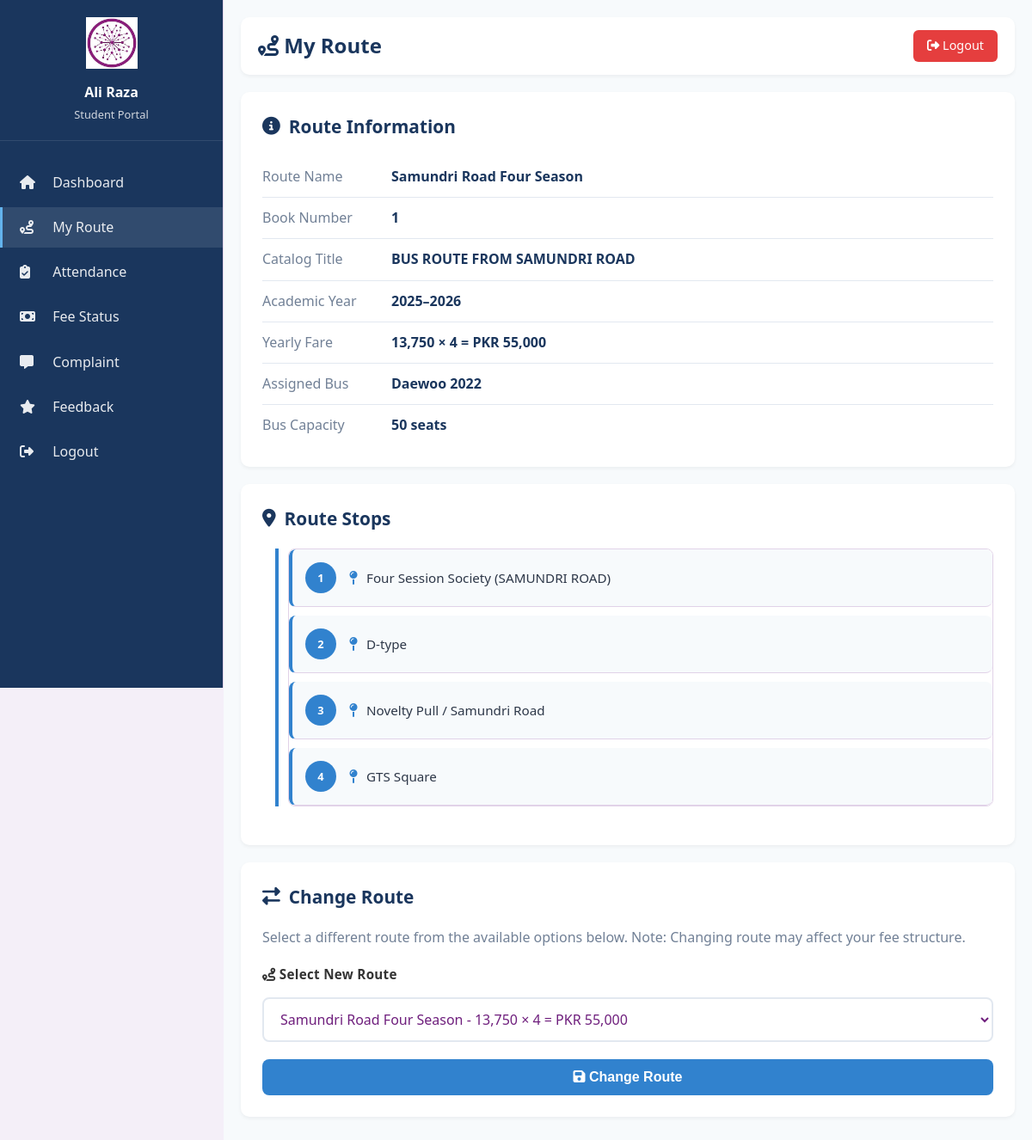
The page /backend/student/route.php (signed in) on the database its author committed.
### tables this page shows
CREATE TABLE students (
    student_id INT AUTO_INCREMENT PRIMARY KEY,
    name VARCHAR(100) NOT NULL,
    student_reg_no VARCHAR(50) UNIQUE,
    route_id INT,
    user_id INT UNIQUE,
    fee_status ENUM('Paid', 'Unpaid', 'Pending') DEFAULT 'Unpaid',
    fee_amount DECIMAL(10, 2) DEFAULT 0,
    last_payment_date DATE,
    created_at TIMESTAMP DEFAULT CURRENT_TIMESTAMP,
    updated_at TIMESTAMP DEFAULT CURRENT_TIMESTAMP ON UPDATE CURRENT_TIMESTAMP,
    FOREIGN KEY (route_id) REFERENCES routes(route_id) ON DELETE SET NULL,
    FOREIGN KEY (user_id) REFERENCES users(id) ON DELETE CASCADE
);

CREATE TABLE routes (
    route_id INT AUTO_INCREMENT PRIMARY KEY,
    route_name VARCHAR(100) NOT NULL,
    book_no INT,
    catalog_title VARCHAR(200),
    yearly_fare VARCHAR(50),
    academic_year VARCHAR(20),
    created_at TIMESTAMP DEFAULT CURRENT_TIMESTAMP
);

CREATE TABLE buses (
    bus_id INT AUTO_INCREMENT PRIMARY KEY,
    model VARCHAR(100) NOT NULL,
    capacity INT NOT NULL,
    route_id INT,
    created_at TIMESTAMP DEFAULT CURRENT_TIMESTAMP,
    FOREIGN KEY (route_id) REFERENCES routes(route_id) ON DELETE SET NULL
);

CREATE TABLE route_stops (
    stop_id INT AUTO_INCREMENT PRIMARY KEY,
    route_id INT NOT NULL,
    stop_name VARCHAR(200) NOT NULL,
    stop_order INT,
    FOREIGN KEY (route_id) REFERENCES routes(route_id) ON DELETE CASCADE
);

### backend/student/route.php (the view, shortened to what this page needs)
<?php
require_once '../connection.php';
$student_id = $_SESSION['student_id'];
$sql = "SELECT s.*, r.route_name, r.book_no, r.catalog_title, r.yearly_fare, r.academic_year,
        b.bus_id, b.model as bus_model, b.capacity as bus_capacity
        FROM students s
        LEFT JOIN routes r ON s.route_id = r.route_id
        LEFT JOIN buses b ON r.route_id = b.route_id
        WHERE s.student_id = ?";
$stmt = $conn->prepare($sql);
$stmt->bind_param("i", $student_id);
$stmt->execute();
$route_info = $stmt->get_result()->fetch_assoc();
$stops = [];
if ($route_info && $route_info['route_id']) {
    $stops_sql = "SELECT * FROM route_stops WHERE route_id = ? ORDER BY stop_order";
    $stops_stmt = $conn->prepare($stops_sql);
    $stops_stmt->bind_param("i", $route_info['route_id']);
    $stops_stmt->execute();
    $stops = $stops_stmt->get_result();
}
$all_routes_sql = "SELECT route_id, route_name, yearly_fare FROM routes ORDER BY route_id";
$all_routes = $conn->query($all_routes_sql);
?>
<!DOCTYPE html>
<html lang="en">
<head>
    <link rel="stylesheet" href="../../style.css">
    <link rel="stylesheet" href="https://cdnjs.cloudflare.com/ajax/libs/font-awesome/6.4.0/css/all.min.css">
</head>
<body>
    <div class="dashboard-container">
        <aside class="sidebar">
            <div class="sidebar-header">
                <img src="../../download.jfif" alt="Logo">
                <h3><?php echo htmlspecialchars($_SESSION['student_name']); ?></h3>
                <p>Student Portal</p>
            </div>
            <ul class="nav-menu">
                <li><a href="dashboard.php"><i class="fas fa-home"></i> Dashboard</a></li>
                <li><a href="route.php" class="active"><i class="fas fa-route"></i> My Route</a></li>
                <li><a href="attendance.php"><i class="fas fa-clipboard-check"></i> Attendance</a></li>
                <li><a href="fees.php"><i class="fas fa-money-bill"></i> Fee Status</a></li>
                <li><a href="complaint.php"><i class="fas fa-comment-alt"></i> Complaint</a></li>
                <li><a href="feedback.php"><i class="fas fa-star"></i> Feedback</a></li>
                <li><a href="../logout.php"><i class="fas fa-sign-out-alt"></i> Logout</a></li>
            </ul>
        </aside>
        <main class="main-content">
            <div class="top-bar">
                <h1><i class="fas fa-route"></i> My Route</h1>
                <a href="../logout.php" class="btn-logout"><i class="fas fa-sign-out-alt"></i> Logout</a>
            </div>
            <?php if ($route_info && $route_info['route_id']): ?>
                <div class="content-card">
                    <h2><i class="fas fa-info-circle"></i> Route Information</h2>
                    <div class="info-row">
                        <div class="info-label">Route Name</div>
                        <div class="info-value"><?php echo htmlspecialchars($route_info['route_name']); ?></div>
                    </div>
                    <div class="info-row">
                        <div class="info-label">Book Number</div>
                        <div class="info-value"><?php echo htmlspecialchars($route_info['book_no']); ?></div>
                    </div>
                    <div class="info-row">
                        <div class="info-label">Catalog Title</div>
                        <div class="info-value"><?php echo htmlspecialchars($route_info['catalog_title']); ?></div>
                    </div>
                    <div class="info-row">
                        <div class="info-label">Academic Year</div>
                        <div class="info-value"><?php echo htmlspecialchars($route_info['academic_year']); ?></div>
                    </div>
                    <div class="info-row">
                        <div class="info-label">Yearly Fare</div>
                        <div class="info-value"><?php echo htmlspecialchars($route_info['yearly_fare']); ?></div>
                    </div>
                    <div class="info-row">
                        <div class="info-label">Assigned Bus</div>
                        <div class="info-value"><?php echo htmlspecialchars($route_info['bus_model'] ?? 'Not Assigned'); ?></div>
                    </div>
                    <div class="info-row">
                        <div class="info-label">Bus Capacity</div>
                        <div class="info-value"><?php echo htmlspecialchars($route_info['bus_capacity'] ?? 'N/A'); ?> seats</div>
                    </div>
                </div>
                <div class="content-card">
                    <h2><i class="fas fa-map-marker-alt"></i> Route Stops</h2>
                    <div class="route-visual">
                        <div class="route-line"></div>
                        <ul class="stops-list">
                            <?php while ($stop = $stops->fetch_assoc()): ?>
                                <li class="stop-item">
                                    <div class="stop-number"><?php echo $stop['stop_order']; ?></div>
                                    <i class="fas fa-map-pin stop-icon"></i>
                                    <div class="stop-name"><?php echo htmlspecialchars($stop['stop_name']); ?></div>
                                </li>
                            <?php endwhile; ?>
                        </ul>
                    </div>
                </div>
                <div class="content-card">
                    <h2><i class="fas fa-exchange-alt"></i> Change Route</h2>
                    <p style="color: #718096; margin-bottom: 20px;">
                        Select a different route from the available options below. Note: Changing route may affect your fee structure.
                    </p>
                    <form method="POST" action="">
                        <div class="form-group">
                            <label for="new_route_id"><i class="fas fa-route"></i> Select New Route</label>
                            <select name="new_route_id" id="new_route_id" required>
                                <?php
                                $all_routes->data_seek(0);
                                while ($route = $all_routes->fetch_assoc()):
                                    $selected = ($route['route_id'] == $route_info['route_id']) ? 'selected' : '';
                                ?>
                                    <option value="<?php echo $route['route_id']; ?>" <?php echo $selected; ?>>
                                        <?php echo htmlspecialchars($route['route_name'] . ' - ' . $route['yearly_fare']); ?>
                                    </option>
                                <?php endwhile; ?>
                            </select>
                        </div>
                        <button type="submit" name="change_route" class="btn-primary">
                            <i class="fas fa-save"></i> Change Route
                        </button>
                    </form>
                </div>
            <?php endif; ?>
        </main>
    </div>
</body>
</html>

### style.css (style rules this page uses)
:root { --purple-900: #3e0d48; --purple-800: #5a1768; --purple-700: #6f1f7d; --purple-500: #8b2d99; --purple-300: #b568bf; --bg: #f4eff8; --text: #1f1326; --danger: #a10e5a; --ok: #6f1f7d; --card: #ffffff; --border: #e1d2e8; --success: #2d7a2d; --warning: #d4a017; --info: #2c5aa0; }
* { box-sizing: border-box; }
body { margin: 0; font-family: "Segoe UI", Tahoma, Geneva, Verdana, sans-serif; color: var(--text); background: var(--bg); line-height: 1.45; -webkit-font-smoothing: antialiased; -moz-osx-font-smoothing: grayscale; }
label { font-weight: 700; font-size: 0.9rem; }
input, select, button, textarea { width: 100%; border-radius: 10px; border: 1px solid var(--border); padding: 0.7rem 0.8rem; font-size: 0.95rem; }
button { cursor: pointer; border: none; font-weight: 700; transition: all 0.2s ease; }
.btn-primary { background: linear-gradient(135deg, var(--purple-800), var(--purple-700)); color: #fff; border-radius: 12px; }
.form-group { margin-bottom: 1.5rem; display: flex; flex-direction: column; gap: 0.5rem; }
.form-group label { font-weight: 600; color: #6f1f7d; font-size: 0.95rem; letter-spacing: 0.3px; text-transform: capitalize; }
.form-group input, .form-group select, .form-group textarea { padding: 0.75rem 1rem; border: 2px solid #e1d2e8; border-radius: 8px; font-family: 'Segoe UI', Tahoma, Geneva, Verdana, sans-serif; font-size: 0.95rem; background: #ffffff; color: #6f1f7d; transition: all 0.3s ease; }
.sidebar { background: #fff; border-right: 1px solid var(--border); padding: 1rem 0.8rem; }
.form-group { display: flex; flex-direction: column; gap: 0.5rem; }
.form-group label { font-weight: 600; color: var(--text); }
.stops-list { max-height: 300px; overflow-y: auto; border: 1px solid var(--border); border-radius: 8px; background: var(--card); }
.stop-item { display: flex; align-items: center; padding: 0.75rem 1rem; border-bottom: 1px solid var(--border); transition: background-color 0.2s ease; }
.stop-number { background: var(--purple-500); color: white; width: 24px; height: 24px; border-radius: 50%; display: flex; align-items: center; justify-content: center; font-size: 0.8rem; font-weight: 600; margin-right: 1rem; flex-shrink: 0; }
.stop-name { color: var(--text); font-size: 0.95rem; }

### rows shown on the page
students: route.route_name "Samundri Road Four Season", route.book_no "1", route.catalog_title "BUS ROUTE FROM SAMUNDRI ROAD", route.academic_year "2025–2026", route.yearly_fare "13,750 × 4 = PKR 55,000", buses.model "Daewoo 2022", buses.capacity "50"
route_stops: stop_order "1", stop_name "Four Session Society (SAMUNDRI ROAD)"
route_stops: stop_order "2", stop_name "D-type"
route_stops: stop_order "3", stop_name "Novelty Pull / Samundri Road"
route_stops: stop_order "4", stop_name "GTS Square"

### other values the page prints
$_SESSION['student_name'] "Ali Raza"
form field new_route_id "Samundri Road Four Season - 13,750 × 4 = PKR 55,000"
